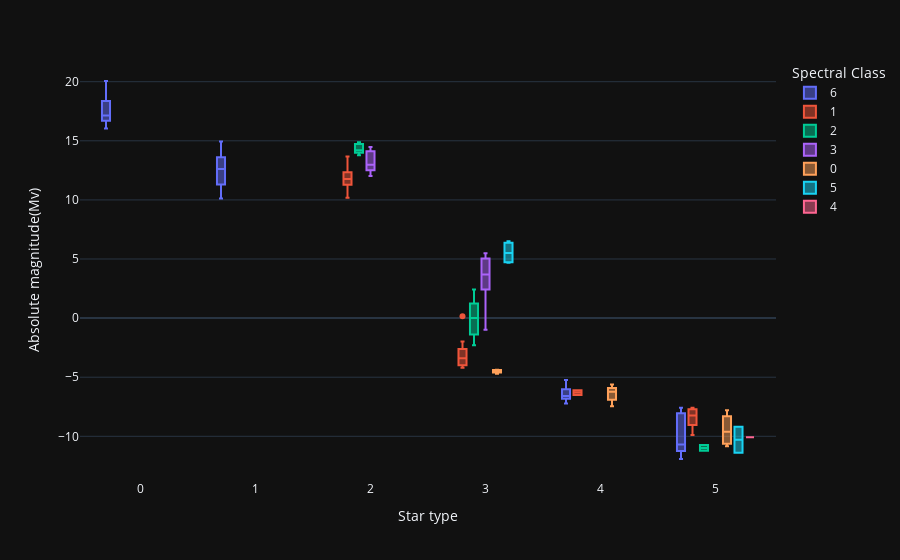

Notebook cell for this chart:
### Code cell
px.box(data,x = 'Star type', y = 'Absolute magnitude(Mv)', color = 'Spectral Class',template="plotly_dark")

### Figure 1 — Plotly figure (JSON) as saved in the notebook; plotly's stock layout.template omitted (floating-point values rounded to 4 significant figures)
{"data": [{"alignmentgroup": "True", "hovertemplate": "Spectral Class=6<br>Star type=%{x}<br>Absolute magnitude(Mv)=%{y}<extra></extra>", "legendgroup": "6", "marker": {"color": "#636efa"}, "name": "6", "notched": false, "offsetgroup": "6", "orientation": "v", "showlegend": true, "type": "box", "x": [0, 0, 0, 0, 0, 0, 0, 0, 0, 0, 1, 1, 1, 1, 1, 1, 1, 1, 1, 1, 4, 4, 4, 4, 4, 4, 4, 4, 4, 5, 5, 5, 5, 5, 5, 5, 5, 5, 5, 0, 0, 0, 0, 0, 0, 0, 0, 0, 0, 1, 1, 1, 1, 1, 1, 1, 1, 1, 1, 5, 5, 5, 5, 5, 5, 5, 5, 0, 0, 0, 0, 0, 0, 0, 0, 0, 0, 1, 1, 1, 1, 1, 1, 1, 1, 1, 1, 5, 5, 5, 5, 0, 0, 0, 0, 0, 0, 0, 0, 0, 0, 1, 1, 1, 1, 1, 1, 1, 1, 1, 1], "x0": " ", "xaxis": "x", "y": [16.12, 16.6, 18.7, 16.65, 20.06, 16.98, 17.22, 17.4, 17.45, 16.05, 10.69, 11.79, 13.21, 10.48, 11.78, 13.07, 14.79, 10.8, 13.53, 11.18, -6.93, -6.2, -6.02, -7.22, -6, -6.6, -6.78, -5.24, -6.74, -9.4, -7.63, -9.2, -8.05, -7.79, -11.75, -11.92, -11.28, -11.24, -11.36, 16.23, 16.94, 16.09, 16.96, 18.89, 17.13, 18.34, 16.45, 17.39, 19.43, 12.3, 10.12, 13.2, 11.94, 10.89, 11.76, 13.46, 11.87, 12.81, 13.98, -10.7, -10.81, -11.33, -10.92, -10.86, -11.03, -10.25, -10.7, 17.16, 19.94, 20.02, 16.92, 17.12, 19.63, 16.88, 16.71, 19.56, 18.09, 10.87, 10.34, 11.17, 13.12, 14.23, 14.75, 11.43, 14.26, 12.23, 14.33, -7.58, -8.18, -7.89, -7.71, 16.21, 18.39, 17.56, 17.34, 17.08, 16.93, 17.45, 16.67, 19.45, 16.35, 11.47, 10.73, 13.45, 12.85, 12.43, 13.67, 14.12, 14.94, 12.78, 14.78], "y0": " ", "yaxis": "y"}, {"alignmentgroup": "True", "hovertemplate": "Spectral Class=1<br>Star type=%{x}<br>Absolute magnitude(Mv)=%{y}<extra></extra>", "legendgroup": "1", "marker": {"color": "#EF553B"}, "name": "1", "notched": false, "offsetgroup": "1", "orientation": "v", "showlegend": true, "type": "box", "x": [2, 2, 3, 3, 3, 4, 2, 2, 2, 2, 2, 4, 2, 2, 2, 2, 2, 2, 2, 3, 3, 3, 3, 3, 3, 5, 5, 5, 5, 2, 2, 2, 2, 2, 2, 2, 2, 2, 2, 3, 3, 3, 3, 5, 5, 5], "x0": " ", "xaxis": "x", "y": [10.58, 11.89, -4.2, -1.97, 0.16, -6.1, 12.45, 12.17, 12.13, 11.19, 11.34, -6.5, 13.67, 11.52, 12.78, 11.92, 11.38, 12.83, 11.23, -4.01, -3.32, -3.98, -4.09, -3.8, -3.4, -9.1, -9.9, -7.84, -8.24, 12.87, 11.92, 12.23, 12.9, 11.22, 11.34, 10.55, 10.18, 11.66, 11.62, -3.67, -2.55, -3.08, -2.64, -8.84, -7.59, -7.67], "y0": " ", "yaxis": "y"}, {"alignmentgroup": "True", "hovertemplate": "Spectral Class=2<br>Star type=%{x}<br>Absolute magnitude(Mv)=%{y}<extra></extra>", "legendgroup": "2", "marker": {"color": "#00cc96"}, "name": "2", "notched": false, "offsetgroup": "2", "orientation": "v", "showlegend": true, "type": "box", "x": [2, 2, 2, 3, 2, 2, 3, 3, 3, 2, 2, 3, 3, 3, 3, 3, 3, 5, 5], "x0": " ", "xaxis": "x", "y": [14.02, 14.5, 14.2, 2.42, 13.78, 13.98, 1.45, -2.3, 0.02, 14.87, 14.81, 0.12, -2.04, -1.38, 0.013, -0.12, 1.236, -10.73, -11.23], "y0": " ", "yaxis": "y"}, {"alignmentgroup": "True", "hovertemplate": "Spectral Class=3<br>Star type=%{x}<br>Absolute magnitude(Mv)=%{y}<extra></extra>", "legendgroup": "3", "marker": {"color": "#ab63fa"}, "name": "3", "notched": false, "offsetgroup": "3", "orientation": "v", "showlegend": true, "type": "box", "x": [2, 2, 2, 2, 2, 3, 3, 3, 3, 3, 2, 2, 2, 3, 3, 2, 3], "x0": " ", "xaxis": "x", "y": [14.23, 12.23, 14.47, 12.59, 14.08, 5.05, 2.41, 2.93, 4.46, 5.03, 14.09, 12.02, 12.97, 5.49, 2.44, 12.89, -0.98], "y0": " ", "yaxis": "y"}, {"alignmentgroup": "True", "hovertemplate": "Spectral Class=0<br>Star type=%{x}<br>Absolute magnitude(Mv)=%{y}<extra></extra>", "legendgroup": "0", "marker": {"color": "#FFA15A"}, "name": "0", "notched": false, "offsetgroup": "0", "orientation": "v", "showlegend": true, "type": "box", "x": [3, 3, 4, 4, 4, 4, 4, 4, 4, 4, 4, 3, 4, 4, 4, 4, 4, 4, 4, 4, 4, 4, 5, 3, 3, 4, 4, 4, 4, 4, 4, 4, 4, 4, 4, 5, 5, 5, 5, 5], "x0": " ", "xaxis": "x", "y": [-4.7, -4.4, -6.23, -5.76, -6.89, -5.91, -6.12, -5.83, -6.34, -6.24, -5.79, -4.56, -5.92, -6.245, -5.62, -6.63, -7.34, -7.22, -5.69, -5.83, -6.09, -5.99, -8.3, -4.57, -4.36, -6.27, -7.02, -6.98, -5.975, -6.35, -7.45, -7.262, -6.224, -5.905, -7.346, -9.29, -10.84, -9.93, -10.63, -7.8], "y0": " ", "yaxis": "y"}, {"alignmentgroup": "True", "hovertemplate": "Spectral Class=5<br>Star type=%{x}<br>Absolute magnitude(Mv)=%{y}<extra></extra>", "legendgroup": "5", "marker": {"color": "#19d3f3"}, "name": "5", "notched": false, "offsetgroup": "5", "orientation": "v", "showlegend": true, "type": "box", "x": [3, 3, 3, 3, 5, 5], "x0": " ", "xaxis": "x", "y": [6.506, 6.228, 4.78, 4.68, -11.39, -9.2], "y0": " ", "yaxis": "y"}, {"alignmentgroup": "True", "hovertemplate": "Spectral Class=4<br>Star type=%{x}<br>Absolute magnitude(Mv)=%{y}<extra></extra>", "legendgroup": "4", "marker": {"color": "#FF6692"}, "name": "4", "notched": false, "offsetgroup": "4", "orientation": "v", "showlegend": true, "type": "box", "x": [5], "x0": " ", "xaxis": "x", "y": [-10.07], "y0": " ", "yaxis": "y"}], "layout": {"boxmode": "group", "legend": {"title": {"text": "Spectral Class"}, "tracegroupgap": 0}, "margin": {"t": 60}, "xaxis": {"anchor": "y", "domain": [0, 1], "title": {"text": "Star type"}}, "yaxis": {"anchor": "x", "domain": [0, 1], "title": {"text": "Absolute magnitude(Mv)"}}}}
